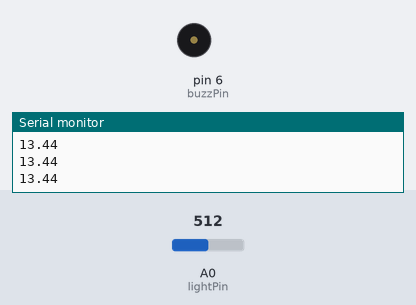
The sketch below on a simulated Arduino Uno, built with avr-gcc and run on an emulated ATmega328P. On the bench: buzzer (waves = sounding), the last lines printed to the serial monitor. The test bench sets the inputs (shaded band); at power-on: A0 (lightPin) = 512.

Above: at 1.2 s.
1.3 s: A0 (lightPin) set to 306
At 1.6 s:
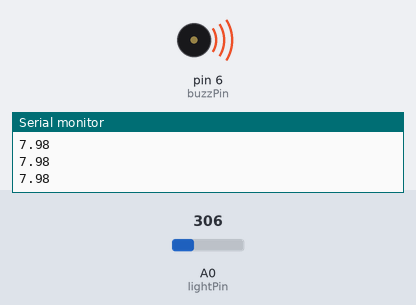
2.8 s: A0 (lightPin) set to 521
At 3.4 s:
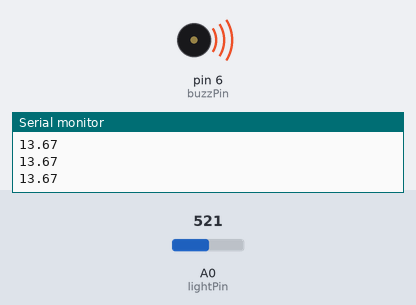
4.3 s: A0 (lightPin) set to 541
At 5.4 s:
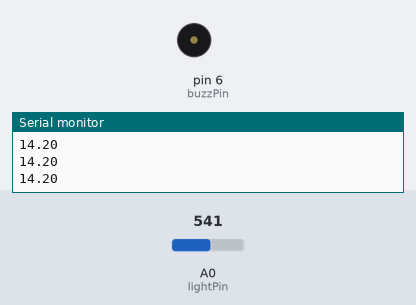
5.9 s: A0 (lightPin) set to 396
7.4 s: A0 (lightPin) set to 368
At 8.6 s:
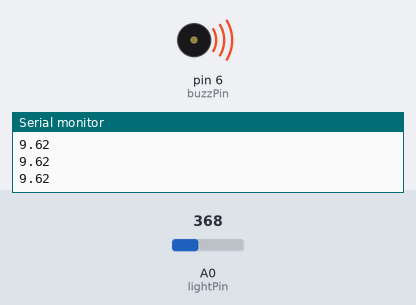
8.9 s: A0 (lightPin) set to 716
At 9.3 s:
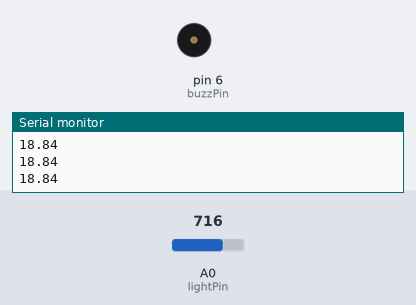
Timing chart, 0 to 11.5 s (numbered marks = the images above; inputs shaded):
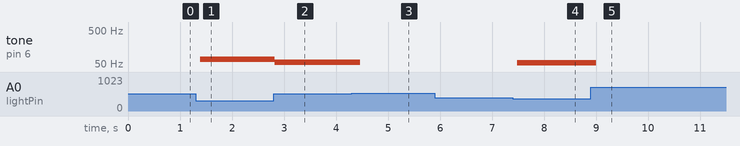

Measured:
- the behaviour switches between 533 and 534 on A0 (lightPin) (found by bisection; images 2 and 3)
- the behaviour switches between 383 and 382 on A0 (lightPin) (found by bisection; images 3 and 4)
- after the input at 1.3 s, tone on pin 6 (buzzPin): silent → 69 Hz after 0.09 s
- after the input at 2.8 s, tone on pin 6 (buzzPin): 69 Hz → 57 Hz at once
- after the input at 4.3 s, tone on pin 6 (buzzPin): 57 Hz → silent after 0.17 s
- after the input at 7.4 s, tone on pin 6 (buzzPin): silent → 54 Hz after 0.08 s
- after the input at 8.9 s, tone on pin 6 (buzzPin): 54 Hz → silent after 0.10 s

The sketch:

HW_10_Photoresistor_Activated_Buzzer.ino
```cpp
int lightVal;
int lightPin=A0;
int buzzPin=6;
float dt;
void setup() {
  // put your setup code here, to run once:
  Serial.begin(9600);
  pinMode(buzzPin,OUTPUT);
  pinMode(lightPin,INPUT);
}

void loop() {
  // put your main code here, to run repeatedly:
  lightVal=analogRead(lightPin);
  dt=(9./340.)*lightVal-(2./17.);
  digitalWrite(buzzPin,HIGH);
  delay(dt);
  digitalWrite(buzzPin,LOW);
  delay(dt);
  Serial.println(dt);
}
```
